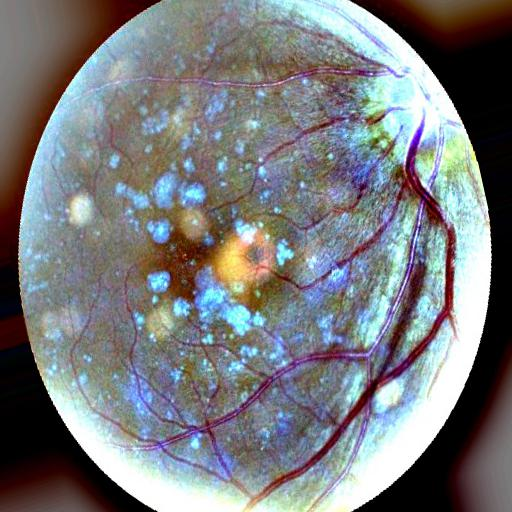
#> input picture images/original/01_dry_amd.jpeg, 512 x 512 px; its folder holds only this picture in this run
$ python contrast_enhancement.py
#> lines starting #> are read from the running program, lines starting #| are printed output that depends on the picture
"""
    Erika Lin
    Erika.lin25@myhunter.cuny.edu
    CSCI 39534 Project 3 - Retinal Fundus Images
    Person 2 - Contrast Enhancement Pipeline
    Resources: Images - Kaggle
               https://www.kaggle.com/datasets/kssanjaynithish03/retinal-fundus-images/data

    t_optimum (image 1 - 11): 103, 183, 112, 97, 97, 121, 112, 74, 91, 101, 115
"""
import os
import numpy as np
from PIL import Image
import matplotlib.pyplot as plt

# Stretch before saving to to ensure values are in [0, 255]
def stretch_contrast(image):
    I_min, I_max = image.min(), image.max()
    if I_max - I_min == 0:
        return np.zeros_like(image)
    stretched = (image - I_min) * 255.0 / (I_max - I_min)
    return stretched.astype(np.uint8)

# t_optimum dictionary from student 1
t_optimum_dict = {
    "01": 103, "02": 183, "03": 112, "04": 97, "05": 97, "06": 121,
    "07": 112, "08": 74, "09": 91, "10": 101, "11": 115
}

input_folder = 'images/original/'
for filename in sorted(os.listdir(input_folder)):
    if filename.endswith(('.jpeg', '.jpg', '.png')):
        image_path = os.path.join(input_folder, filename)
        image = Image.open(image_path)
#> image is the input picture: PIL image 512x512 RGB; mean R, G, B 120.9, 122.8, 125.5
        image_np = np.array(image)
        image_number = filename.split('_')[0]

        # Convert to grayscale
        gray = 0.299 * image_np[:, :, 0] + 0.587 * image_np[:, :, 1] + 0.114 * image_np[:, :, 2]
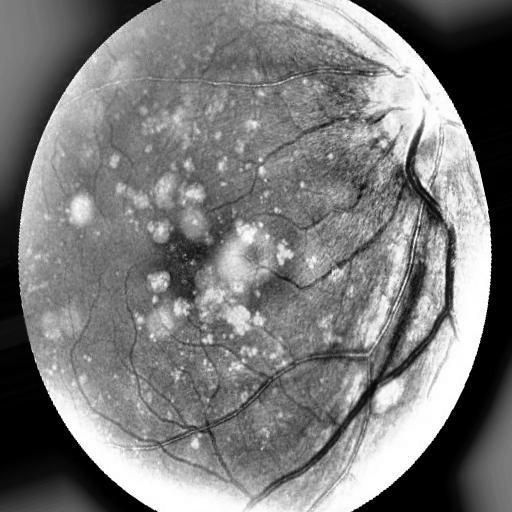
#> gray: shape (512, 512) float64; min 0, max 255, mean 122.5
        gray = gray.astype(np.uint8)

        # Normalize each color channel
        epsilon = 1e-10
        added_rgb = (image_np[:, :, 0] + image_np[:, :, 1] + image_np[:, :, 2]).astype(np.float32) + epsilon
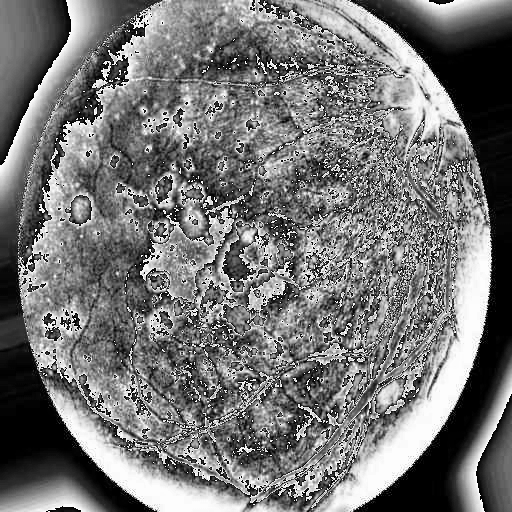
#> added_rgb: shape (512, 512) float32; min 1e-10, max 255, mean 116.5
        r_normalized = image_np[:, :, 0].astype(np.float32) / added_rgb
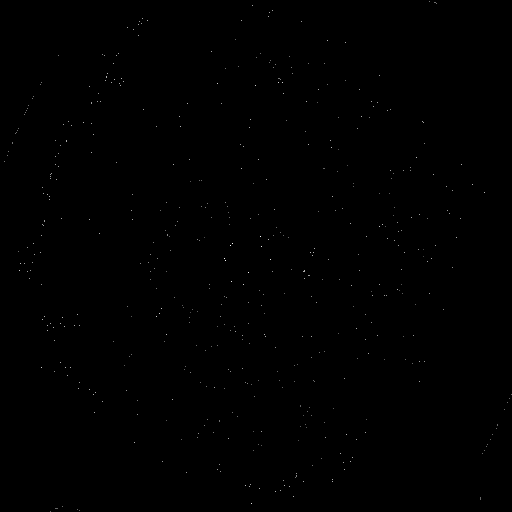
#> r_normalized: shape (512, 512) float32; min 0, max 2.37e+12, mean 2.57e+09; drawn with min black and max white
        g_normalized = image_np[:, :, 1].astype(np.float32) / added_rgb
        b_normalized = image_np[:, :, 2].astype(np.float32) / added_rgb

        # Combine for single-channel normalized grayscale
        normalized_gray = (0.299 * r_normalized + 0.587 * g_normalized + 0.114 * b_normalized)
        normalized_gray = np.nan_to_num(normalized_gray, nan=0.0, posinf=1.0, neginf=0.0)
        normalized_gray = np.clip(normalized_gray, 0, 1)
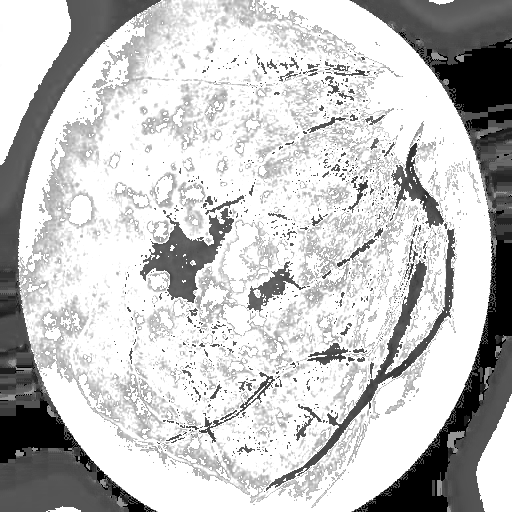
#> normalized_gray: shape (512, 512) float32; min 0, max 1, mean 0.772
        normalized_image = (normalized_gray * 255).astype(np.uint8)

        # Compute difference
        gray_float = gray.astype(np.float32) / 255.0
        normalized_image_float = normalized_image.astype(np.float32) / 255.0
        diff = np.abs(gray_float - normalized_image_float)
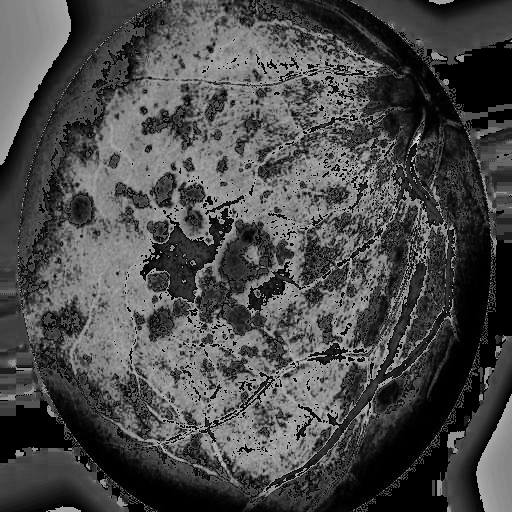
#> diff: shape (512, 512) float32; min 0, max 0.827, mean 0.293

        # Gamma correction and alpha blending
        gamma = 2
        gamma_diff = np.power(diff, gamma)
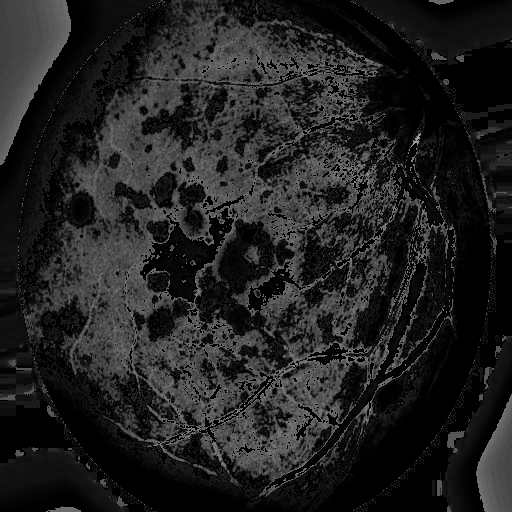
#> gamma_diff: shape (512, 512) float32; min 0, max 0.685, mean 0.131
        alpha = 0.5
        blended = alpha * gamma_diff + (1 - alpha) * gray_float
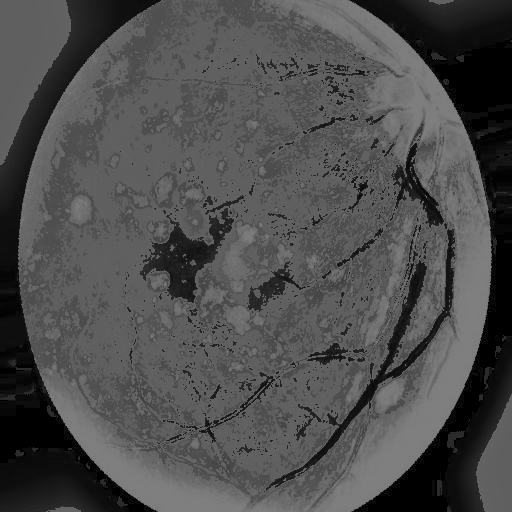
#> blended: shape (512, 512) float32; min 0, max 0.5, mean 0.305
        blended_image = np.clip(blended * 255, 0, 255).astype(np.uint8)

        # Piecewise contrast enhancement
        t_optimum = t_optimum_dict.get(image_number)
        I_min = np.min(blended_image)
#> I_min = 0
        I_max = np.max(blended_image)
#> I_max = 127
        piecewise_image = blended_image.copy()

        # Loops through every pixel and applies a piecewise contrast enhancement
        for i in range(blended_image.shape[0]):
            for j in range(blended_image.shape[1]):
                pixel = blended_image[i, j]
                # if pixel intensity <= (darker)
                if pixel <= t_optimum:
                    piecewise_image[i, j] = int((pixel - I_min) * ((t_optimum - I_min) / (t_optimum - I_min)) + I_min)
                # else if pixel intensity > (brighter)
                else:
                    value = (pixel - t_optimum + 1) * ((I_max - t_optimum + 1) / (I_max - t_optimum + 1)) + t_optimum + 1
                    piecewise_image[i, j] = np.clip(int(value), 0, 255)
#> piecewise_image: shape (512, 512); min 0, max 129, mean 77.6

        fig, ax = plt.subplots(1, 4, figsize=(20, 5))
        ax[0].imshow(gray, cmap="gray")
        ax[0].set_title("Grayscale Image")
        ax[0].axis("off")

        ax[1].imshow(normalized_image, cmap="gray")
        ax[1].set_title("Normalized Grayscale Image")
        ax[1].axis("off")

        ax[2].imshow(blended_image, cmap="gray")
        ax[2].set_title("Blended (Gray + Gamma)")
        ax[2].axis("off")

        ax[3].imshow(piecewise_image, cmap="gray")
        ax[3].set_title("Piecewise Image")
        ax[3].axis("off")

        plt.tight_layout()
        plt.show()

        """
        base_name = os.path.splitext(filename)[0]
        Image.fromarray(stretch_contrast(gray)).save(f'contrast_images/grayscale/{base_name}_gray.jpeg')
        Image.fromarray(stretch_contrast(normalized_image)).save(f'contrast_images/normalized/{base_name}_normalized.jpeg')
        Image.fromarray(stretch_contrast(blended_image)).save(f'contrast_images/alpha_blend/{base_name}_alpha.jpeg')
        Image.fromarray(stretch_contrast(piecewise_image)).save(f'contrast_images/piecewise/{base_name}_piecewise.jpeg')
        """

$ run again, on images/original/05_severe_dr.jpeg
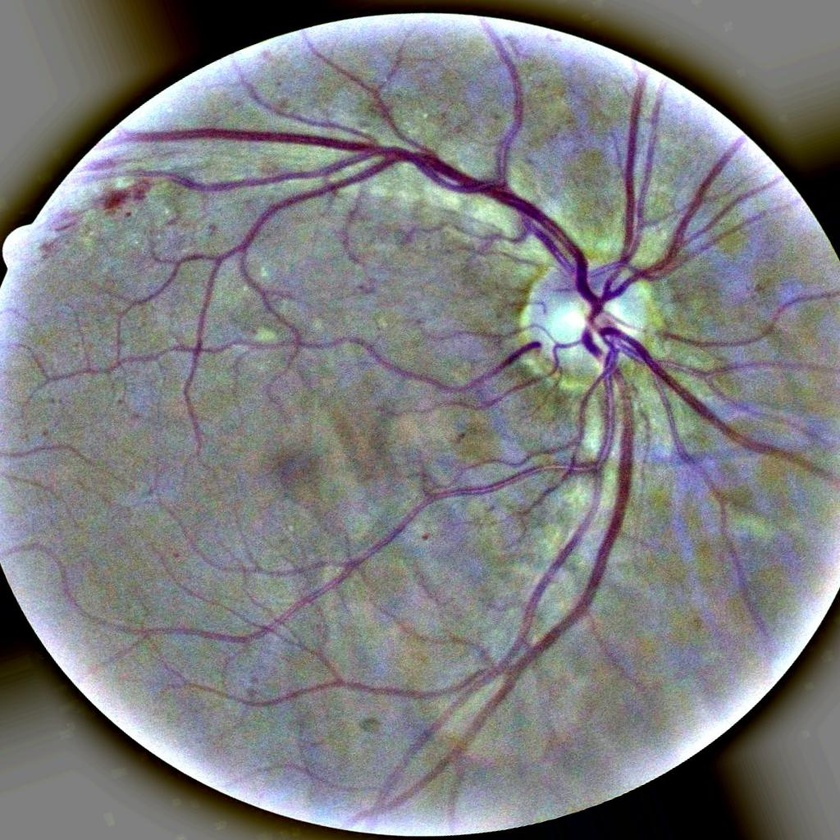
#> input picture images/original/05_severe_dr.jpeg, 840 x 840 px, shrunk from 1024 x 1024 before the run
#> image is the input picture: PIL image 840x840 RGB; mean R, G, B 125.3, 125.5, 127.1
#> `gamma_diff = np.power(diff, gamma)`:
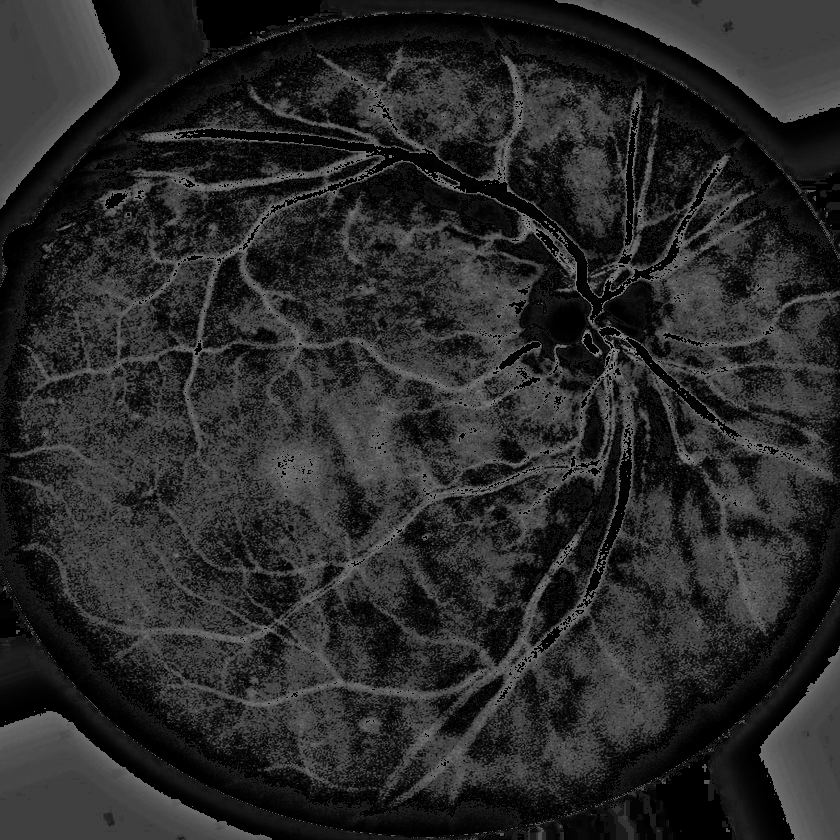
#> gamma_diff: shape (840, 840) float32; min 0, max 0.603, mean 0.161
#> `blended = alpha * gamma_diff + (1 - alpha) * gray_float`:
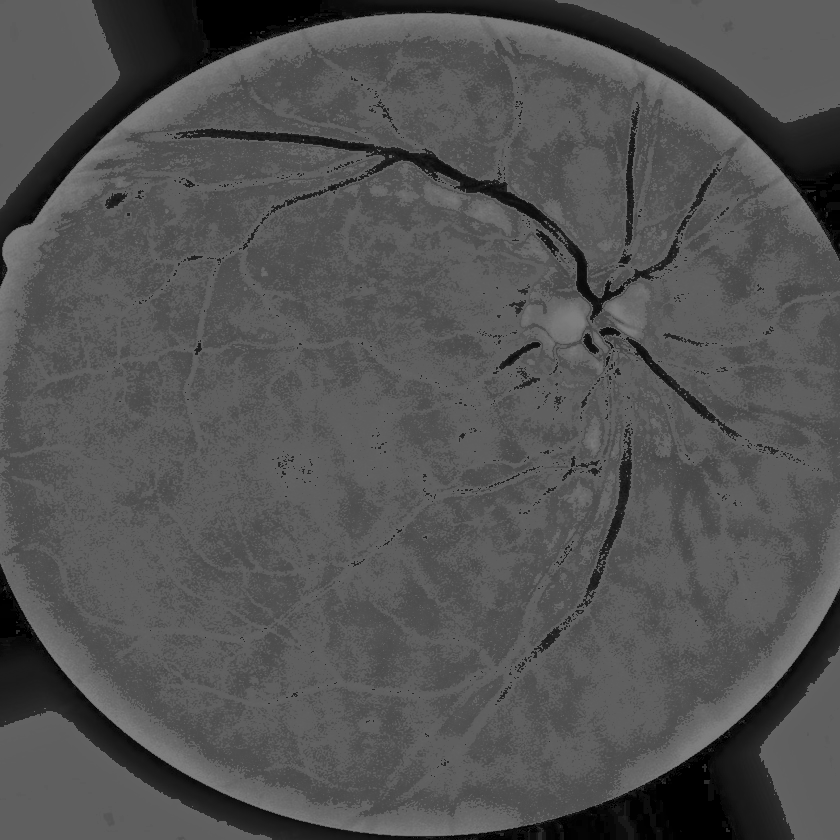
#> blended: shape (840, 840) float32; min 0, max 0.5, mean 0.326
#> I_min = 0
#> I_max = 127

$ run again, on images/original/06_proliferate_dr.jpeg
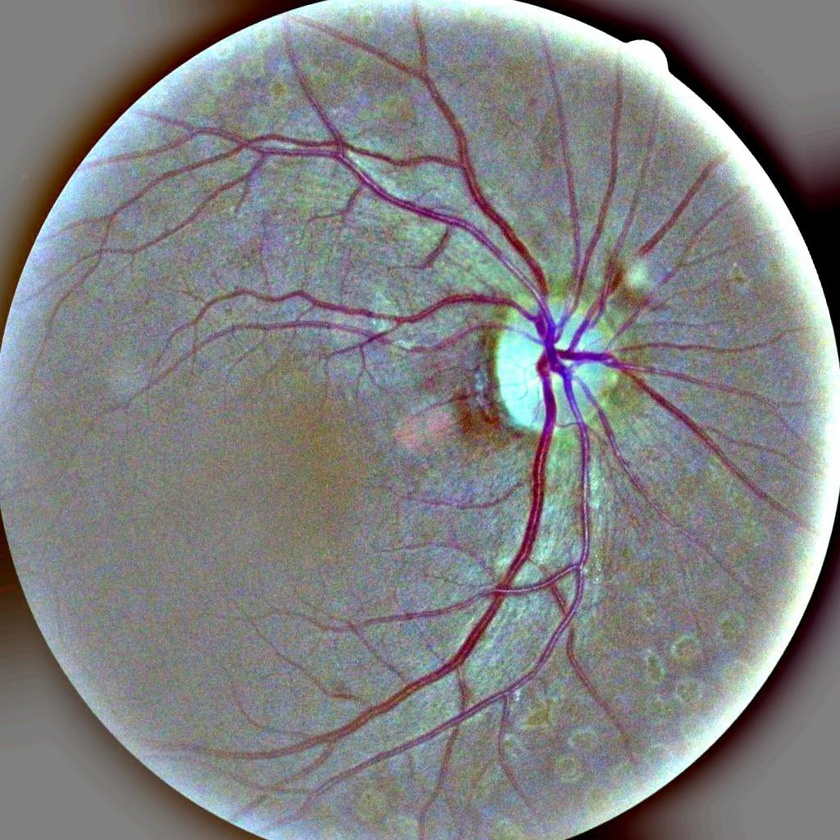
#> input picture images/original/06_proliferate_dr.jpeg, 840 x 840 px, shrunk from 1024 x 1024 before the run
#> image is the input picture: PIL image 840x840 RGB; mean R, G, B 128.7, 129.1, 130.1
#> `gamma_diff = np.power(diff, gamma)`:
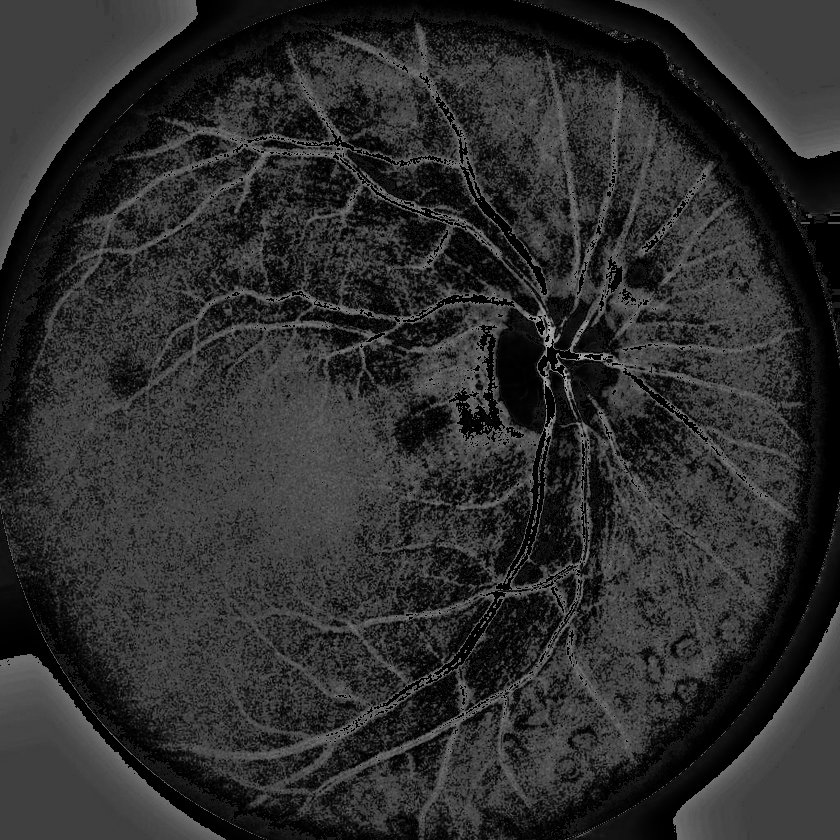
#> gamma_diff: shape (840, 840) float32; min 0, max 0.691, mean 0.178
#> `blended = alpha * gamma_diff + (1 - alpha) * gray_float`:
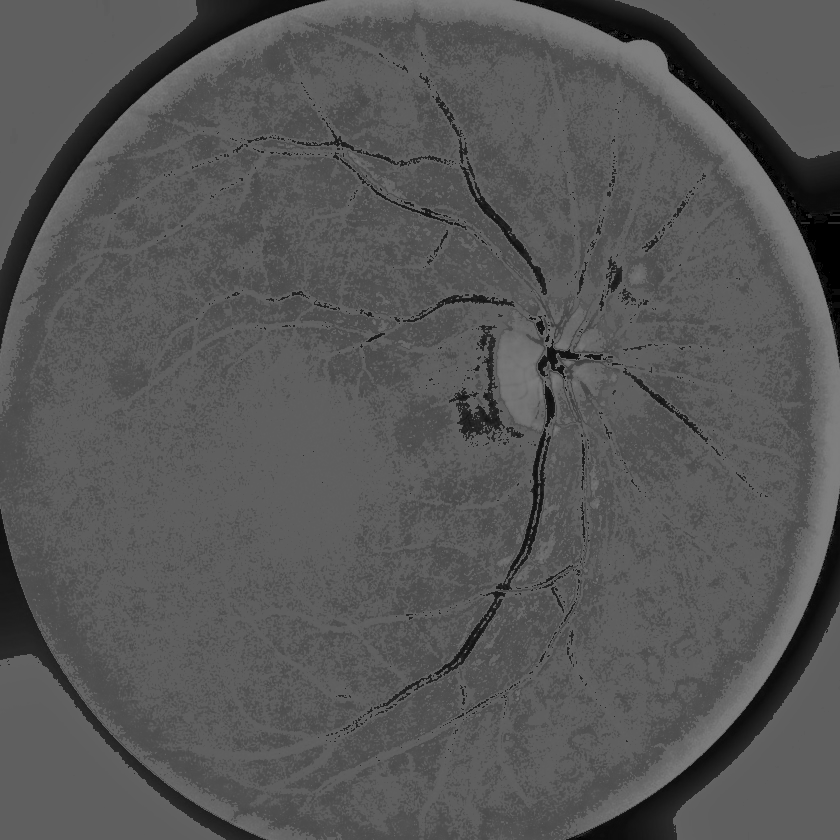
#> blended: shape (840, 840) float32; min 0, max 0.5, mean 0.341
#> I_min = 0
#> I_max = 127

$ run again, on images/original/07_cataract.jpeg
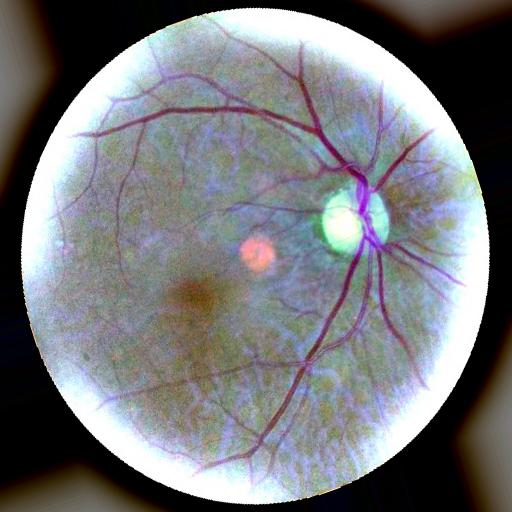
#> input picture images/original/07_cataract.jpeg, 512 x 512 px
#> image is the input picture: PIL image 512x512 RGB; mean R, G, B 118.1, 119.1, 122.8
#> `blended = alpha * gamma_diff + (1 - alpha) * gray_float`:
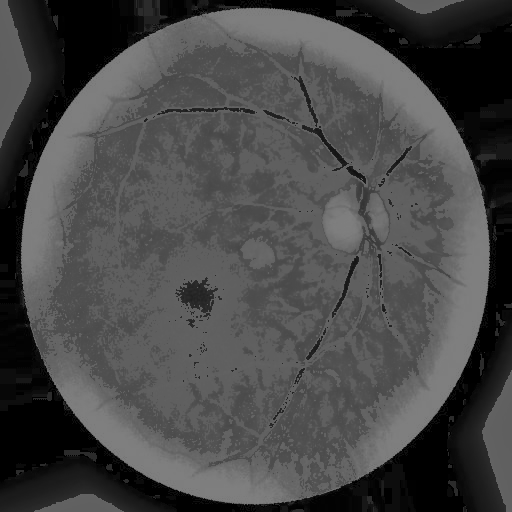
#> blended: shape (512, 512) float32; min 0, max 0.5, mean 0.283
#> I_min = 0
#> I_max = 127
